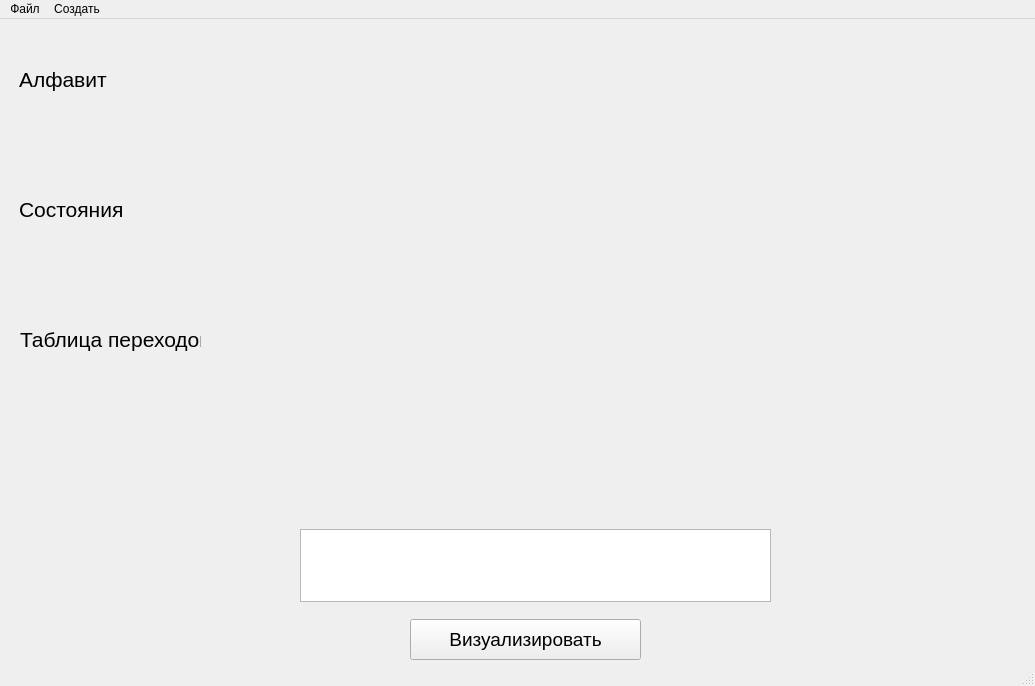
<?xml version="1.0" encoding="UTF-8"?>
<ui version="4.0">
 <class>MainWindow</class>
 <widget class="QMainWindow" name="MainWindow">
  <property name="geometry">
   <rect>
    <x>0</x>
    <y>0</y>
    <width>1035</width>
    <height>686</height>
   </rect>
  </property>
  <property name="cursor">
   <cursorShape>ArrowCursor</cursorShape>
  </property>
  <property name="mouseTracking">
   <bool>false</bool>
  </property>
  <property name="tabletTracking">
   <bool>false</bool>
  </property>
  <property name="windowTitle">
   <string>MainWindow</string>
  </property>
  <widget class="QWidget" name="centralwidget">
   <widget class="QWidget" name="verticalLayoutWidget">
    <property name="geometry">
     <rect>
      <x>0</x>
      <y>0</y>
      <width>161</width>
      <height>31</height>
     </rect>
    </property>
    <layout class="QVBoxLayout" name="automat_name_layout">
     <item>
      <widget class="QLabel" name="automata_name">
       <property name="font">
        <font>
         <family>MS Sans Serif</family>
         <pointsize>16</pointsize>
         <weight>75</weight>
         <bold>true</bold>
        </font>
       </property>
       <property name="midLineWidth">
        <number>0</number>
       </property>
       <property name="text">
        <string/>
       </property>
       <property name="alignment">
        <set>Qt::AlignCenter</set>
       </property>
      </widget>
     </item>
    </layout>
   </widget>
   <widget class="QWidget" name="verticalLayoutWidget_2">
    <property name="geometry">
     <rect>
      <x>10</x>
      <y>80</y>
      <width>1011</width>
      <height>81</height>
     </rect>
    </property>
    <layout class="QVBoxLayout" name="alphabet_layout">
     <item>
      <widget class="QLabel" name="alphabet">
       <property name="font">
        <font>
         <family>MS Sans Serif</family>
         <pointsize>11</pointsize>
        </font>
       </property>
       <property name="text">
        <string/>
       </property>
       <property name="alignment">
        <set>Qt::AlignCenter</set>
       </property>
      </widget>
     </item>
    </layout>
   </widget>
   <widget class="QWidget" name="verticalLayoutWidget_3">
    <property name="geometry">
     <rect>
      <x>19</x>
      <y>40</y>
      <width>151</width>
      <height>41</height>
     </rect>
    </property>
    <layout class="QVBoxLayout" name="label_alphabet_layout">
     <item>
      <widget class="QLabel" name="alphabet_label">
       <property name="font">
        <font>
         <family>MS Sans Serif</family>
         <pointsize>16</pointsize>
         <italic>false</italic>
        </font>
       </property>
       <property name="cursor">
        <cursorShape>ArrowCursor</cursorShape>
       </property>
       <property name="text">
        <string>Алфавит</string>
       </property>
       <property name="alignment">
        <set>Qt::AlignLeading|Qt::AlignLeft|Qt::AlignVCenter</set>
       </property>
      </widget>
     </item>
    </layout>
   </widget>
   <widget class="QWidget" name="verticalLayoutWidget_4">
    <property name="geometry">
     <rect>
      <x>19</x>
      <y>170</y>
      <width>151</width>
      <height>41</height>
     </rect>
    </property>
    <layout class="QVBoxLayout" name="states_label_layout">
     <item>
      <widget class="QLabel" name="states_label">
       <property name="font">
        <font>
         <family>MS Sans Serif</family>
         <pointsize>16</pointsize>
         <weight>50</weight>
         <bold>false</bold>
        </font>
       </property>
       <property name="text">
        <string>Состояния</string>
       </property>
       <property name="alignment">
        <set>Qt::AlignLeading|Qt::AlignLeft|Qt::AlignVCenter</set>
       </property>
      </widget>
     </item>
    </layout>
   </widget>
   <widget class="QWidget" name="verticalLayoutWidget_5">
    <property name="geometry">
     <rect>
      <x>10</x>
      <y>210</y>
      <width>1011</width>
      <height>80</height>
     </rect>
    </property>
    <layout class="QVBoxLayout" name="states_layout"/>
   </widget>
   <widget class="QWidget" name="verticalLayoutWidget_6">
    <property name="geometry">
     <rect>
      <x>20</x>
      <y>300</y>
      <width>181</width>
      <height>41</height>
     </rect>
    </property>
    <layout class="QVBoxLayout" name="transition_label_layout">
     <item>
      <widget class="QLabel" name="transition_label">
       <property name="font">
        <font>
         <family>MS Sans Serif</family>
         <pointsize>16</pointsize>
         <weight>50</weight>
         <bold>false</bold>
        </font>
       </property>
       <property name="text">
        <string>Таблица переходов</string>
       </property>
       <property name="alignment">
        <set>Qt::AlignLeading|Qt::AlignLeft|Qt::AlignVCenter</set>
       </property>
      </widget>
     </item>
    </layout>
   </widget>
   <widget class="QWidget" name="verticalLayoutWidget_7">
    <property name="geometry">
     <rect>
      <x>10</x>
      <y>340</y>
      <width>1011</width>
      <height>121</height>
     </rect>
    </property>
    <layout class="QVBoxLayout" name="verticalLayout"/>
   </widget>
   <widget class="QPushButton" name="start_vizualization">
    <property name="geometry">
     <rect>
      <x>410</x>
      <y>600</y>
      <width>231</width>
      <height>41</height>
     </rect>
    </property>
    <property name="font">
     <font>
      <family>MS Sans Serif</family>
      <pointsize>14</pointsize>
     </font>
    </property>
    <property name="cursor">
     <cursorShape>PointingHandCursor</cursorShape>
    </property>
    <property name="mouseTracking">
     <bool>true</bool>
    </property>
    <property name="tabletTracking">
     <bool>true</bool>
    </property>
    <property name="text">
     <string>Визуализировать</string>
    </property>
   </widget>
   <widget class="QWidget" name="verticalLayoutWidget_8">
    <property name="geometry">
     <rect>
      <x>300</x>
      <y>510</y>
      <width>471</width>
      <height>73</height>
     </rect>
    </property>
    <layout class="QVBoxLayout" name="word_input_layout">
     <item>
      <widget class="QPlainTextEdit" name="word_input">
       <property name="font">
        <font>
         <family>MS Sans Serif</family>
         <pointsize>14</pointsize>
        </font>
       </property>
      </widget>
     </item>
    </layout>
   </widget>
  </widget>
  <widget class="QMenuBar" name="menubar">
   <property name="geometry">
    <rect>
     <x>0</x>
     <y>0</y>
     <width>1035</width>
     <height>21</height>
    </rect>
   </property>
   <widget class="QMenu" name="file_top_menu">
    <property name="title">
     <string>Файл</string>
    </property>
    <addaction name="openfile_top_menu"/>
   </widget>
   <widget class="QMenu" name="create_top_menu">
    <property name="title">
     <string>Создать</string>
    </property>
    <addaction name="create_DFA"/>
    <addaction name="create_FA"/>
   </widget>
   <addaction name="file_top_menu"/>
   <addaction name="create_top_menu"/>
  </widget>
  <widget class="QStatusBar" name="statusbar"/>
  <action name="openfile_top_menu">
   <property name="text">
    <string>Открыть файл</string>
   </property>
   <property name="font">
    <font>
     <family>MS Shell Dlg 2</family>
    </font>
   </property>
  </action>
  <action name="create_DFA">
   <property name="text">
    <string>Конечный детерминированный автомат</string>
   </property>
   <property name="font">
    <font>
     <family>MS Shell Dlg 2</family>
    </font>
   </property>
  </action>
  <action name="create_FA">
   <property name="text">
    <string>Конечный автомат</string>
   </property>
  </action>
 </widget>
 <resources/>
 <connections/>
</ui>
